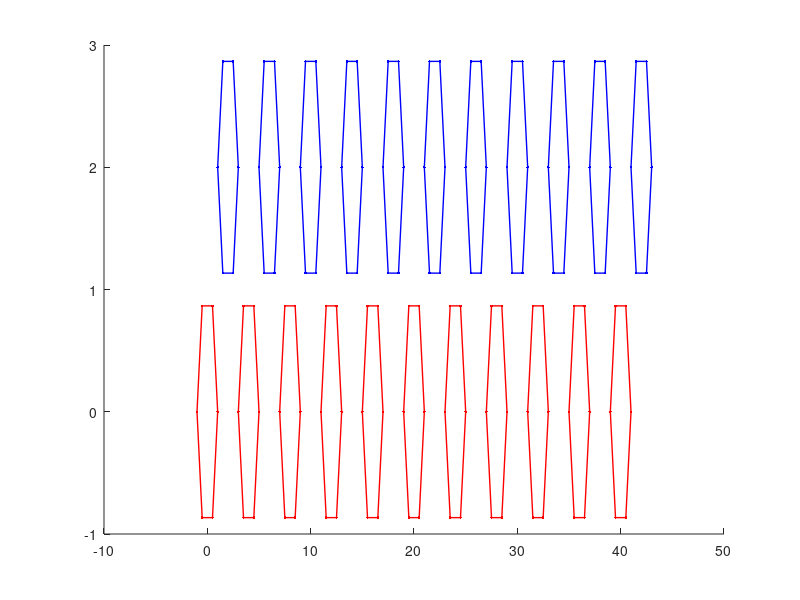

MATLAB code for this plot:
% TG Melbourne 07/01/2017

% Shortest Distance Simulation

%        % Now make the Grid of Hexagons
clc;clear all;close all;

for i = 0:2:20
for j = 0
    
scale = 1;
N_sides = 6;

t=(1/(N_sides*2):1/N_sides:1)' * 2*pi;
x=sin(t);
y=cos(t);
x=scale*[x; x(1)];
y=scale*[y; y(1)];

x = x+(i*2);
y = y+(j*2);

hold on;
plot(x,y,'.-r','Linewidth',1)

end
end

for i = 0:2:20
for j = 0
    
scale = 1;
N_sides = 6;

t=(1/(N_sides*2):1/N_sides:1)' * 2*pi;
x=sin(t);
y=cos(t);
x=scale*[x; x(1)];
y=scale*[y; y(1)];

x = x+(i*2)+2;
y = y+(j*2)+2;

hold on;
plot(x,y,'.-b','Linewidth',1)

end
end